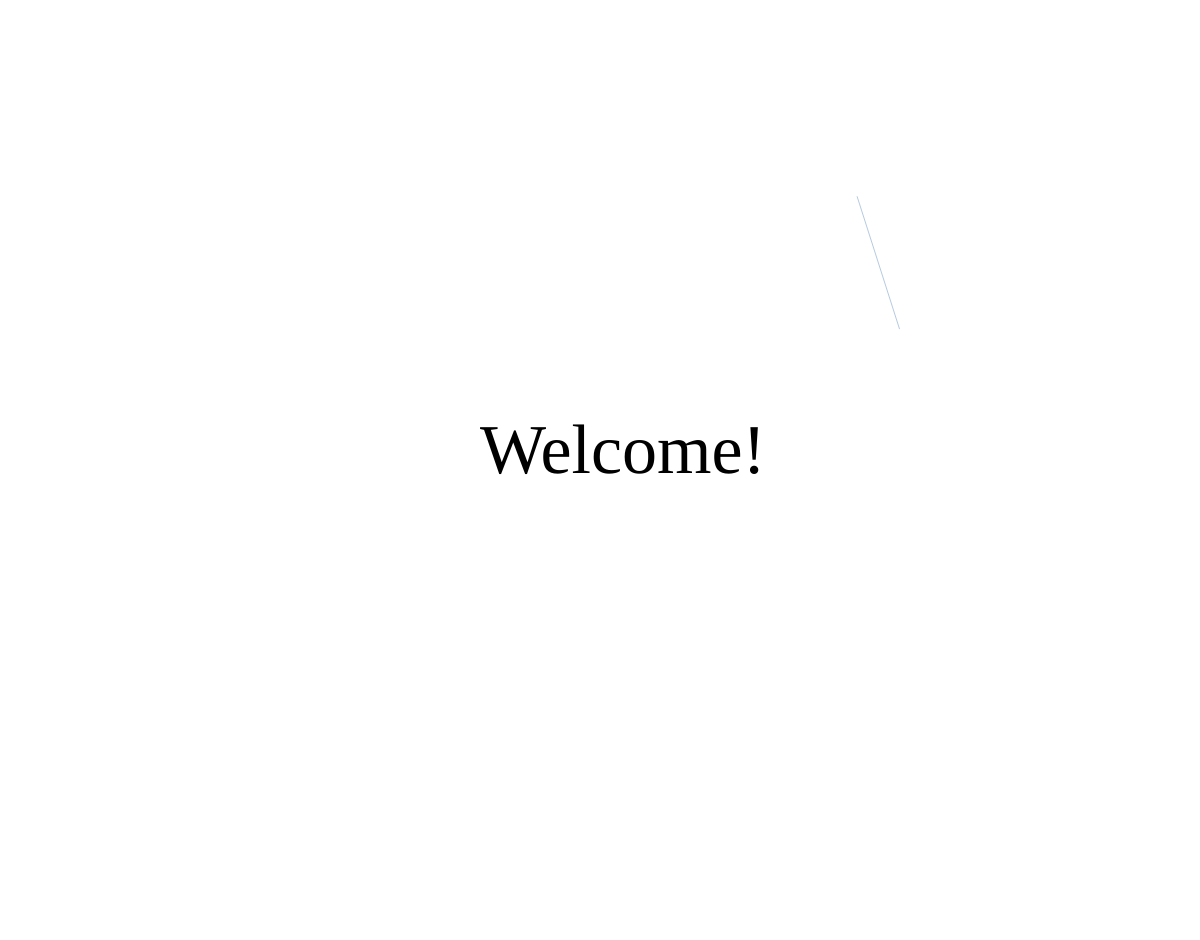
Frame 1 (no input)
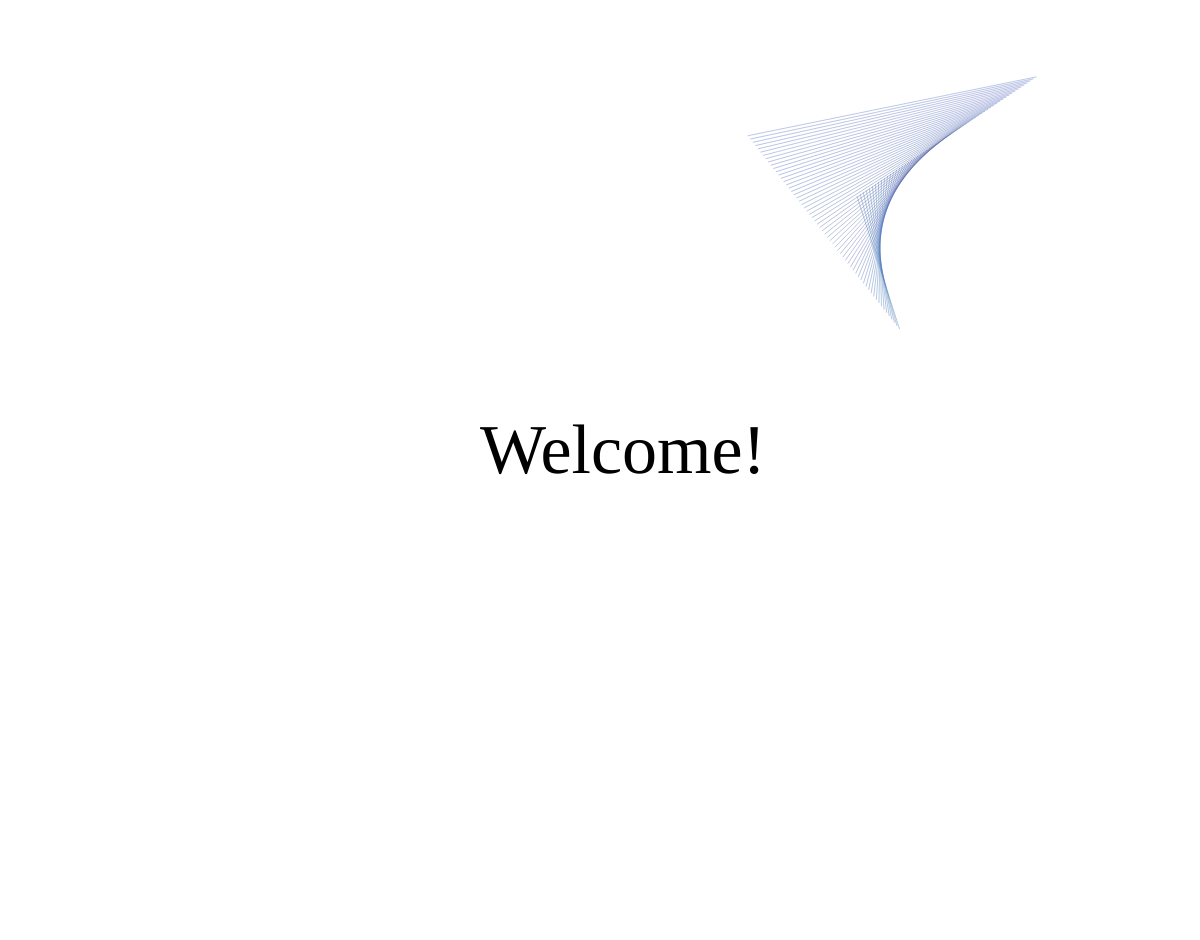
Frame 60 (no input)
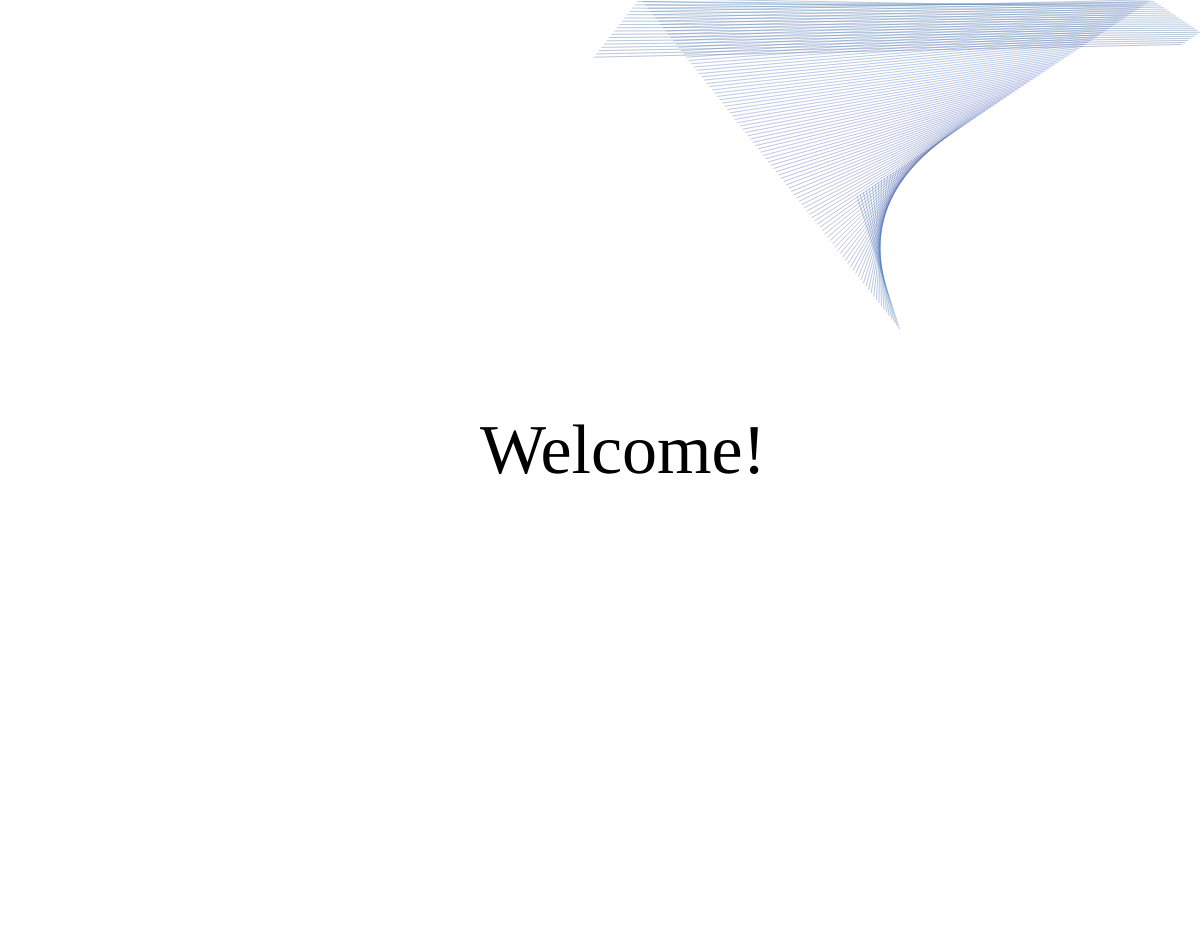
Frame 120 (the mouse pressed at the canvas centre since frame 60)

The p5.js sketch that drew these frames (run headless with seeded random() and noise() and a simulated clock; from frame 60 on, the mouse is pressed at the canvas centre):

// p5.js sketch
// ── sketch.js


let startX;
let startY;
let endX;
let endY;

let deltaStartX;
let deltaStartY;
let deltaEndX;
let deltaEndY;

let can;

let r;
let g;
let b;

 function setup() {
  can=createCanvas(windowWidth, windowHeight-50);
  can.position(0,60)

   let div = createDiv('');
   div.addClass('makeItRed');

   let para = createP('Welcome!');
   para.parent(div);
   para.style('background-color', 'white');
   para.position(windowWidth/2-120, windowHeight/2-100);
;
  para.style('font-size', '70px');
 
  startX = random(width);
  startY = random(height);
  endX = random(width);
  endY = random(height);
  
  const range = 5;
  deltaStartX = random(-range, range);
  deltaStartY = random(-range, range);
  deltaEndX = random(-range, range);
  deltaEndY = random(-range, range);
  
  r = random(255);
  g = random(255);
  b = random(255);
  
  noFill();
   background(255); 
}

function draw() {
  
  // draw a line
  stroke(r, g, b, 100);
  line(startX, startY, endX, endY);
 
  
  // pick a new color
  r += random(-5, 5);
  g += random(-5, 5);
  b += random(-5, 5);
  
  r = constrain(r, 0, 255);
  g = constrain(g, 0, 255);
  b = constrain(b, 0, 255);
  
  // move a bit
  startX += deltaStartX;
  startY += deltaStartY;
  endX += deltaEndX;
  endY += deltaEndY;
  
  if(startX < 0 || startX > width){
    deltaStartX *= -1;
  }
  if(startY < 0 || startY > height){
    deltaStartY *= -1;
  }  
  if(endX < 0 || endX > width){
    deltaEndX *= -1;
  }  
  if(endY < 0 || endY > height){
    deltaEndY *= -1;
  }
}
// ── style.css
/* p {
    padding: 10px;
    background-color: #ffaaff;    
  }
 div {
    font-family: "Papyrus", "Courier New", monospace;
}
h{
    font-family: "Papyrus", "Courier New", monospace;
} */
/*------------------------------BUTTONS------------------------------*/
#submit {
  position: relative;
 background-color: #576ce2;
 border: none;
 font-size: 14px;
 color: #FFFFFF;
 padding:10px;
 width: 100px;
 text-align: center;
 transition-duration: 0.4s;
 text-decoration: none;
 overflow: hidden;
 cursor: pointer;
}

.submit:after {
 content: "";
 background: #f1f1f1;
 display: block;
 position: absolute;
 padding-top: 150%;
 padding-left: 200%;
 margin-left: -20px !important;
 margin-top: -100%;
 opacity: 0;
 transition: all 0.4s
}

.submit:active:after {
 padding: 0;
 margin: 0;
 opacity: 1;
 transition: 0,3s
}
/*------------------------------TOP BAR------------------------------*/
.makeItRead {
    padding: 20px;
    background-color: #951dcc;
}

.navbar {
    overflow: hidden;
    background-color: #333;
    font-family: Arial, Helvetica, sans-serif;
  }
  
  .navbar a {
    float: left;
    font-size: 16px;
    color: white;
    text-align: center;
    padding: 14px 16px;
    text-decoration: none;
  }
  
  .dropdown {
    float: left;
    overflow: hidden;
  }
  
  .dropdown .dropbtn {
    cursor: pointer;
    font-size: 16px;  
    border: none;
    outline: none;
    color: white;
    padding: 14px 16px;
    background-color: inherit;
    /* font-family: inherit; */
    margin: 0;
  }
  
  .navbar a:hover, .dropdown:hover .dropbtn, .dropbtn:focus {
    background-color: rgb(149, 184, 248);
  }
  
  .dropdown-content {
    display: none;
    position: absolute;
    background-color: #f9f9f9;
    min-width: 160px;
    box-shadow: 0px 8px 16px 0px rgba(0,0,0,0.2);
    z-index: 1;
  }
  
  .dropdown-content a {
    float: none;
    color: black;
    padding: 12px 16px;
    text-decoration: none;
    display: block;
    text-align: left;
  }
  
  .dropdown-content a:hover {
    background-color: #ddd;
  }
  
  .show {
    display: block;
  }


  body {
    text-align: center;
}

/*------------------------------LOGIN------------------------------*/

/*body {font-family: Arial, Helvetica, sans-serif;} */

/* Full-width input fields */
input[type=text], input[type=password] {
  width: 100%;
  padding: 12px 20px;
  margin: 8px 0;
  display: inline-block;
  border: 1px solid #ccc;
  box-sizing: border-box;
}

/* Set a style for all buttons */
button {
  background-color: rgb(149, 184, 248);
  color: white;
  padding: 14px 20px;
  margin: 8px 0;
  border: none;
  cursor: pointer;
  width: 100%;
}

button:hover {
  opacity: 0.8;
}

/* Extra styles for the cancel button */
.cancelbtn {
  width: auto;
  padding: 10px 18px;
  background-color: #f44336;
}

/* Center the image and position the close button */
.imgcontainer {
  text-align: center;
  margin: 24px 0 12px 0;
  position: relative;
}

img.avatar {
  width: 40%;
  border-radius: 50%;
}

.container {
  padding: 16px;
}

span.psw {
  float: right;
  padding-top: 16px;
}

/* The Modal (background) */
.modal {
  display: none; /* Hidden by default */
  position: fixed; /* Stay in place */
  z-index: 1; /* Sit on top */
  left: 0;
  top: 0;
  width: 100%; /* Full width */
  height: 100%; /* Full height */
  overflow: auto; /* Enable scroll if needed */
  background-color: rgb(0,0,0); /* Fallback color */
  background-color: rgba(0,0,0,0.4); /* Black w/ opacity */
  padding-top: 60px;
}

/* Modal Content/Box */
.modal-content {
  background-color: #fefefe;
  margin: 5% auto 15% auto; /* 5% from the top, 15% from the bottom and centered */
  border: 1px solid #888;
  width: 80%; /* Could be more or less, depending on screen size */
}

/* The Close Button (x) */
.close {
  position: absolute;
  right: 25px;
  top: 0;
  color: #000;
  font-size: 35px;
  font-weight: bold;
}

.close:hover,
.close:focus {
  color: red;
  cursor: pointer;
}

/* Add Zoom Animation */
.animate {
  -webkit-animation: animatezoom 0.6s;
  animation: animatezoom 0.6s
}

@-webkit-keyframes animatezoom {
  from {-webkit-transform: scale(0)} 
  to {-webkit-transform: scale(1)}
}
  
@keyframes animatezoom {
  from {transform: scale(0)} 
  to {transform: scale(1)}
}

/* Change styles for span and cancel button on extra small screens */
@media screen and (max-width: 300px) {
  span.psw {
     display: block;
     float: none;
  }
  .cancelbtn {
     width: 100%;
  }
}


/* -------------------------------------Center------------------------------------- */
.center {
  position: absolute;
  top: 35%;
  width: 100%;
  text-align: center;
  font-size: 60px;
}
